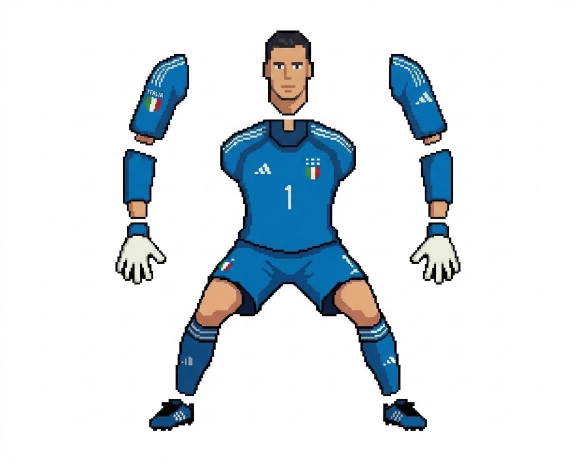
#> input picture SDCardContent/games/soccer/gfx/1793739452570.jpg, 1152 x 928 px (shown at 1/2 size); the run also reads 2 pictures not shown here
$ python gen_sprites.py
#> lines starting #> are read from the running program, lines starting #| are printed output that depends on the picture; after the words box and inside, x2 and y2 are one past the last pixel; in counts of white or black regions, pixels touching at a corner belong together
#!/usr/bin/env python3
"""Pixel-art sprite generator for the Soccer Penalty game.

Writes 16-bit RGB565 BMPs (BI_BITFIELDS) with pink (0xF81F) as the
transparent masking colour, matching the firmware BMP loader and
LoadSprite(..., 0, 0xf81f).

The whole scene (crowd, goal, grass) comes from the reference image
copilot_image_1785244428162.jpeg; the game's goal geometry below is
measured from that image so the drawn goal and the aiming area agree.

The keeper is reassembled as a skeleton from the reference drawing
(1793739452570.jpg), which ships with separated bones: torso+legs as one
piece, head, upper arms, forearms, gloves and shoes separate. The legs are
split at the crotch line into thigh and shin+shoe bones. Every bone is
rotated in Python so its joint-to-tip axis is straight DOWN, then padded so
the joint pixel is the exact sprite centre — the pivot DrawSprite rotates
around. The torso sprite is pivoted at its crotch point. Angles passed to
DrawSprite therefore directly give the bone direction in screen space (y
grows downward, positive = clockwise).

Run:  python3 gen_sprites.py
"""

import math
import os
import struct
from collections import deque

import numpy as np
from PIL import Image

HERE = os.path.dirname(os.path.abspath(__file__))

PINK = (255, 0, 255)  # masking colour

COL_NECK = (184, 133, 107)

# Not pure white: the rulebot finds the ball as the only solid white blob
# outside the goal rect, so gloves and grass stripes stay off-white.
COL_GLOVE = (216, 224, 236)
COL_GLOVE_DK = (180, 190, 204)
COL_GRASS_WHITE = (150, 205, 130)
COL_GOALNET = (198, 205, 214)


class Canvas:
    def __init__(self, w, h):
        self.w, self.h = w, h
        self.px = [[PINK for _ in range(w)] for _ in range(h)]

    def set(self, x, y, c):
        if 0 <= x < self.w and 0 <= y < self.h:
            self.px[y][x] = c

    def opaque(self, x, y):
        return 0 <= x < self.w and 0 <= y < self.h and self.px[y][x] != PINK

    def bbox(self):
        pts = [(x, y) for y in range(self.h) for x in range(self.w) if self.px[y][x] != PINK]
        xs = [p[0] for p in pts]
        ys = [p[1] for p in pts]
        return min(xs), min(ys), max(xs), max(ys)

    # [5 lines left out: function preview, not called in this run]


def part_canvas(pixels, mask):
    """Canvas holding a component's pixels, cropped to its bounding box."""
    ys, xs = np.nonzero(mask)
    if len(ys) == 0:
        return None
    y0, x0 = int(ys.min()), int(xs.min())
    c = Canvas(int(xs.max()) - x0 + 1, int(ys.max()) - y0 + 1)
    for y, x in zip(ys, xs):
        c.px[y - y0][x - x0] = tuple(int(v) for v in pixels[y, x])
    return c


def rescale(canvas, s):
    w = max(1, round(canvas.w * s))
    h = max(1, round(canvas.h * s))
    c = Canvas(w, h)
    for y in range(h):
        sy = min(canvas.h - 1, int(y / s))
        for x in range(w):
            sx = min(canvas.w - 1, int(x / s))
            c.px[y][x] = canvas.px[sy][sx]
    return c


def joint_down(canvas):
    """Rotate a bone about its joint so joint-to-tip points straight down.

    The joint is the midpoint of the topmost opaque row. Returns
    (canvas, joint_x, joint_y, length) with the joint at the exact canvas
    centre and the bone hanging below it.
    """
    x0, y0, x1, y1 = canvas.bbox()
    top_xs = [x for x in range(x0, x1 + 1) if canvas.opaque(x, y0)]
    jx, jy = (top_xs[0] + top_xs[-1]) / 2.0, float(y0)
    tip = max(((x, y) for y in range(canvas.h) for x in range(canvas.w)
               if canvas.opaque(x, y)), key=lambda p: (p[0] - jx) ** 2 + (p[1] - jy) ** 2)
    ang = math.pi / 2 - math.atan2(tip[1] - jy, tip[0] - jx)
    ca, sa = math.cos(ang), math.sin(ang)
    r = math.ceil(math.hypot(x1 - jx, y1 - jy)) + 1
    size = 2 * r + 1
    c = Canvas(size, size)
    cx, cy = float(r), float(r)
    for y in range(canvas.h):
        for x in range(canvas.w):
            col = canvas.px[y][x]
            if col == PINK:
                continue
            dx, dy = x - jx, y - jy
            nx = int(round(cx + ca * dx - sa * dy))
            ny = int(round(cy + sa * dx + ca * dy))
            if c.px[ny][nx] == PINK:
                c.px[ny][nx] = col
    length = int(round(math.hypot(tip[0] - jx, tip[1] - jy)))
    return c, length


def trim_tip(canvas, max_len):
    """Cut the bone short: anything farther than max_len from the joint."""
    cx, cy = canvas.w // 2, canvas.h // 2
    for y in range(canvas.h):
        for x in range(canvas.w):
            if canvas.px[y][x] != PINK and (x - cx) ** 2 + (y - cy) ** 2 > max_len ** 2:
                canvas.px[y][x] = PINK
    return recentre(canvas)


def recentre(canvas):
    """Crop to the content and pad so the joint pixel is the exact centre."""
    pts = [(x, y) for y in range(canvas.h) for x in range(canvas.w) if canvas.px[y][x] != PINK]
    if not pts:
        return canvas
    jx, jy = canvas.w // 2, canvas.h // 2
    r = max(max(abs(x - jx) for x, y in pts), max(abs(y - jy) for x, y in pts))
    c = Canvas(2 * r + 1, 2 * r + 1)
    for x, y in pts:
        c.px[y - jy + r][x - jx + r] = canvas.px[y][x]
    return c


def mirror(canvas):
    c = Canvas(canvas.w, canvas.h)
    for y in range(canvas.h):
        for x in range(canvas.w):
            c.px[y][canvas.w - 1 - x] = canvas.px[y][x]
    return c


def row_runs(mask_row):
    out, x = [], 0
    n = len(mask_row)
    while x < n:
        if mask_row[x]:
            s = x
            while x < n and mask_row[x]:
                x += 1
            out.append((s, x - 1))
        else:
            x += 1
    return out


def recolor(canvas, test, color):
    for y in range(canvas.h):
        for x in range(canvas.w):
            if canvas.px[y][x] != PINK and test(canvas.px[y][x]):
                canvas.px[y][x] = color


def leg_bone(pixels, rows, joint, tip, s, overrides=None):
    """Build a bone from mask `rows` (bool, full-image coords), rotating it
    about `joint` so joint->tip points straight down, and padding so the
    joint pixel is the canvas centre. Returns (canvas, length)."""
    ys, xs = np.nonzero(rows)
    ang = math.pi / 2 - math.atan2(tip[1] - joint[1], tip[0] - joint[0])
    ca, sa = math.cos(ang), math.sin(ang)
    pts = []
    r = 0.0
    for y, x in zip(ys, xs):
        dx, dy = s * (x - joint[0]), s * (y - joint[1])
        nx, ny = ca * dx - sa * dy, sa * dx + ca * dy
        col = overrides.get((y, x)) if overrides else None
        pts.append((nx, ny, col if col else tuple(int(v) for v in pixels[y, x])))
        r = max(r, abs(nx), abs(ny))
    r = int(math.ceil(r)) + 1
    c = Canvas(2 * r + 1, 2 * r + 1)
    cx = cy = float(r)
    for nx, ny, col in pts:
        ix, iy = int(round(cx + nx)), int(round(cy + ny))
        if c.px[iy][ix] == PINK:
            c.px[iy][ix] = col
    length = int(round(s * math.hypot(tip[0] - joint[0], tip[1] - joint[1])))
    return c, length


def load_keeper(scale_target):
#> called with scale_target = 50
    img = Image.open(os.path.join(HERE, "1793739452570.jpg")).convert("RGB")
#> img is the input picture: PIL image 1152x928 RGB; mean R, G, B 219, 226.6, 231.9
    a = np.array(img)
    h, w = a.shape[:2]
    idx = np.arange(h)[:, None]

    # Flood-fill the connected near-white background starting from the border.
    bg = np.all(a > 235, axis=2)
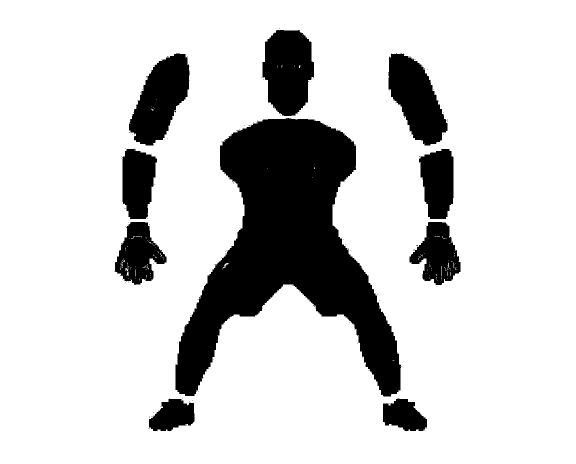
#> bg: shape (928, 1152) bool (shown at 1/2 size); 81.9% white; 141 black regions (131 under 20 px), largest, box (x1, y1, x2, y2) and area: (351, 236, 803, 793) 113908, (525, 60, 628, 232) 13839, (258, 107, 379, 291) 13398
    vis = np.zeros((h, w), bool)
    dq = deque()
    for x in range(w):
        for y in (0, h - 1):
            if bg[y, x] and not vis[y, x]:
                vis[y, x] = True
                dq.append((y, x))
#> vis: shape (928, 1152) bool; 0.22% white in thin lines or dots
    for y in range(h):
        for x in (0, w - 1):
            if bg[y, x] and not vis[y, x]:
                vis[y, x] = True
                dq.append((y, x))
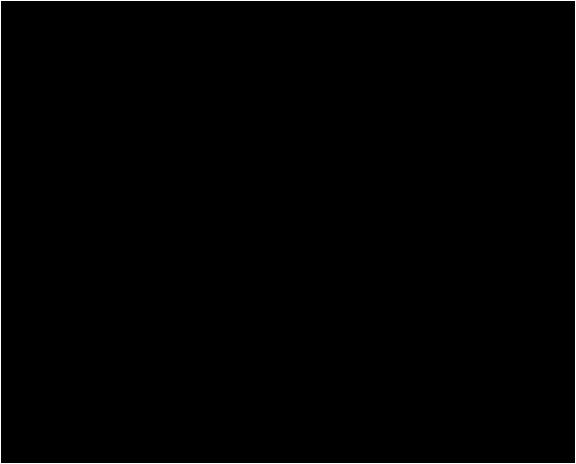
#> vis: shape (928, 1152) bool (shown at 1/2 size); 0.39% white in thin lines or dots
    while dq:
        y, x = dq.popleft()
        for dy, dx in ((1, 0), (-1, 0), (0, 1), (0, -1)):
            ny, nx = y + dy, x + dx
            if 0 <= ny < h and 0 <= nx < w and bg[ny, nx] and not vis[ny, nx]:
                vis[ny, nx] = True
                dq.append((ny, nx))
#> vis: shape (928, 1152) bool; 81.9% white; 138 black regions (128 under 20 px), largest, box (x1, y1, x2, y2) and area: (351, 236, 803, 793) 113966, (525, 60, 628, 232) 13862, (258, 107, 379, 291) 13412

    obj = ~vis
    lab = np.zeros((h, w), np.int32)
    cur = 0
    comps = {}
    for y in range(h):
        for x in range(w):
            if obj[y, x] and lab[y, x] == 0:
                cur += 1
                dq.append((y, x))
                lab[y, x] = cur
                while dq:
                    yy, xx = dq.popleft()
                    for dy, dx in ((1, 0), (-1, 0), (0, 1), (0, -1)):
                        ny, nx = yy + dy, xx + dx
                        if 0 <= ny < h and 0 <= nx < w and obj[ny, nx] and lab[ny, nx] == 0:
                            lab[ny, nx] = cur
                            dq.append((ny, nx))
                comps[cur] = int((lab == cur).sum())
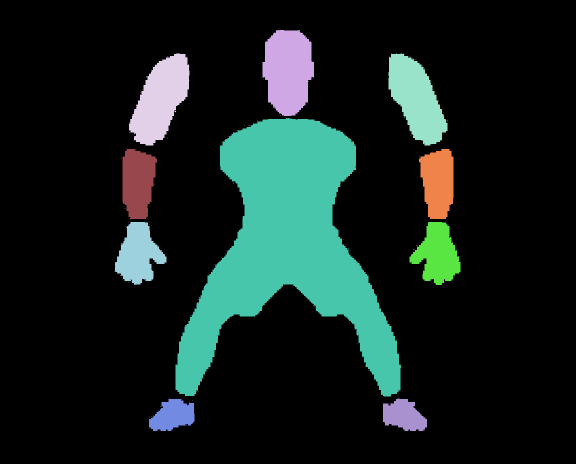
#> lab: shape (928, 1152) int32 (shown at 1/2 size); 145 distinct labels, from 0 to 144; one colour per label, 0 black

    order = [k for k in sorted(comps, key=lambda k: -comps[k]) if comps[k] > 1500]
    body_lbl, head_lbl = order[0], order[1]

    def ext(lbl):
        ys, xs = np.nonzero(lab == lbl)
        return int(xs.min()), int(xs.max()), int(ys.min()), int(ys.max())

    body_x0, body_x1, body_y0, body_y1 = ext(body_lbl)
    body_cx = (body_x0 + body_x1) / 2

    # The drawing ships arms as separate components; the shoes are separate
    # components BELOW the body (the socks end a few rows above them).
    arms = {lbl: ext(lbl) for lbl in order[2:] if ext(lbl)[3] < body_y1}
    shoe_lbls = [lbl for lbl in order[2:] if ext(lbl)[2] > body_y1 - 10]

    side_parts = {}
    for lbl, (x0, x1, y0, y1) in arms.items():
        cx = (x0 + x1) / 2
        side_parts.setdefault("L" if cx < body_cx else "R", []).append((lbl, y0, y1))
    parts = {}
    for side, lst in side_parts.items():
        lst.sort(key=lambda t: t[1])
        parts[side + "_up"] = lst[0][0]
        parts[side + "_fore"] = lst[1][0]
        parts[side + "_glove"] = lst[2][0]

    head_x0, head_x1, head_y0, head_y1 = ext(head_lbl)
    shoe_exts = {lbl: ext(lbl) for lbl in shoe_lbls}
    y_top = min([head_y0] + [e[2] for e in arms.values()])
    y_bot = max([body_y1] + [e[3] for e in shoe_exts.values()])
    s = scale_target / (y_bot - y_top + 1)

    def is_skin(p):
        r, g, b = (int(v) for v in p)
        return r > 120 and r - b > 25

    def is_blue(p):
        r, b = int(p[0]), int(p[2])
        return b > r + 25

    body_rows = lab == body_lbl
    # Hip line: first row (scanning down) where the body silhouette splits
    # into two separated leg runs; the gap midpoint is the crotch.
    hip_row, crotch_x = None, body_cx
    for y in range((body_y0 + body_y1) // 2, body_y1):
        r = row_runs(body_rows[y])
        if len(r) == 2 and r[1][0] - r[0][1] >= 6:
            hip_row = y
            crotch_x = (r[0][1] + r[1][0]) / 2
            break
    assert hip_row is not None, "no leg split found"

    # Knee line: where both legs switch to solid blue (the long socks) and
    # no skin pixels are left in the leg band.
    counts = {}
    for y in range(hip_row + 1, body_y1 + 1):
        pix = [a[y, x] for x in range(w) if body_rows[y, x]]
        counts[y] = (sum(1 for p in pix if is_blue(p)), sum(1 for p in pix if is_skin(p)))
    knee_row = next(y for y in range(hip_row + 40, body_y1 + 1)
                    if counts[y][0] >= 60 and counts[y][1] == 0
                    and counts.get(y + 4, (0, 1))[0] >= 60)

    legs = {}
    for side in ("L", "R"):
        leg_mask = body_rows & (idx >= hip_row)
        leg_mask &= (np.arange(w)[None, :] < crotch_x) if side == "L" \
            else (np.arange(w)[None, :] >= crotch_x)
        hr = row_runs(leg_mask[hip_row])
        hip_joint = (hr[0][0] + hr[-1][1]) / 2.0

        runs = row_runs(leg_mask[knee_row])
        knee = ((runs[0][0] + runs[-1][1]) / 2.0, float(knee_row))
        bottom = max(y for y in range(body_y1, knee_row, -1) if leg_mask[y].any())
        bruns = row_runs(leg_mask[bottom])

        thigh_mask = leg_mask & (idx < knee_row)
        th, len_thigh = leg_bone(a, thigh_mask, (hip_joint, float(hip_row)), knee, s)
        th_idle = math.atan2(hip_joint - knee[0], knee[1] - hip_row)

        shin_mask = leg_mask & (idx >= knee_row)

        def shoe_side_ok(lbl):
            cx = (shoe_exts[lbl][0] + shoe_exts[lbl][1]) / 2
            return cx < crotch_x if side == "L" else cx >= crotch_x

        shoe_lbl = next(lbl for lbl in shoe_lbls if shoe_side_ok(lbl))
        sx0, sx1, sy0, sy1 = shoe_exts[shoe_lbl]
        overrides = {}
        for y in range(bottom + 1, sy0):  # bridge the sock-sole / shoe-top gap
            for x in range(max(sx0, bruns[0][0]), min(sx1, bruns[-1][1]) + 1):
                shin_mask[y, x] = True
                overrides[(y, x)] = tuple(int(v) for v in a[sy0, x])
        shin_mask |= (lab == shoe_lbl)
        sruns = row_runs((lab == shoe_lbl)[sy1])
        tip = ((sruns[0][0] + sruns[-1][1]) / 2.0, float(sy1))
        sh, len_shin = leg_bone(a, shin_mask, knee, tip, s, overrides)
        sh_idle = math.atan2(knee[0] - tip[0], tip[1] - knee[1])
        legs[side] = dict(thigh=th, shin=sh, hip_joint=hip_joint,
                          len_thigh=len_thigh, len_shin=len_shin,
                          th_idle=th_idle, sh_idle=sh_idle)
#> this loop made 2 passes
#> pass 1, in load_keeper, `shin_mask |= (lab == shoe_lbl)`:
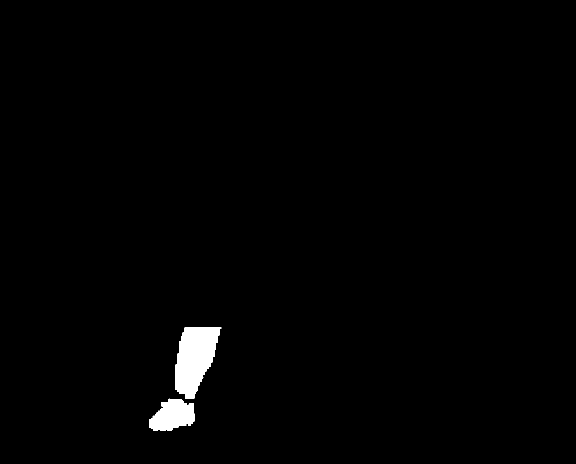
#> shin_mask: shape (928, 1152) bool (shown at 1/2 size); 1.2% white; 2 white regions, box (x1, y1, x2, y2) and area: (351, 655, 443, 797) 8645, (298, 797, 389, 862) 4171
#> after the loop:
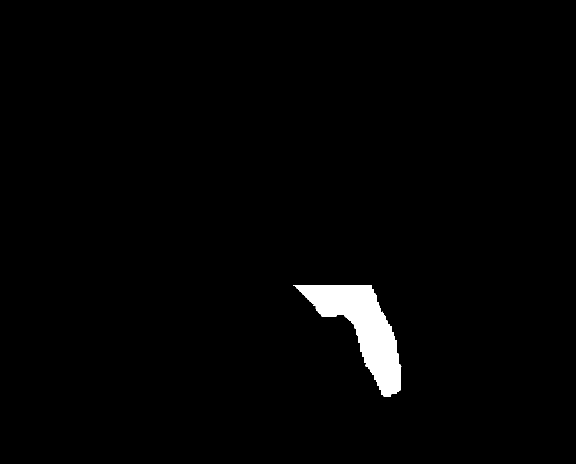
#> leg_mask: shape (928, 1152) bool (shown at 1/2 size); 1.7% white; 1 white region, box (x1, y1, x2, y2) and area: (587, 570, 803, 793) 18707
#> after the loop:
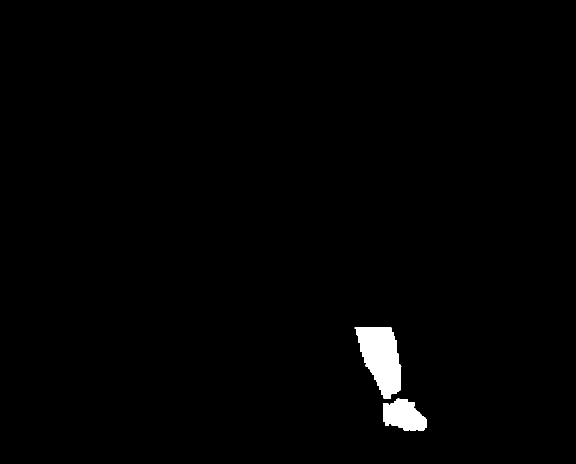
#> shin_mask: shape (928, 1152) bool (shown at 1/2 size); 1.2% white; 2 white regions, box (x1, y1, x2, y2) and area: (709, 655, 803, 797) 8522, (766, 797, 854, 862) 4066

    # Torso sprite: head + shirt + shorts top (the legs, including the
    # dangling shorts legs and socks, belong to the thigh/shin bones), neck
    # bridged; the pivot is the crotch point (hip line).
    torso_mask = (body_rows & (idx < hip_row)) | (lab == head_lbl)
    t_ys, t_xs = np.nonzero(torso_mask)
#> torso_mask: shape (928, 1152) bool; 8.4% white; 3 white regions (1 under 20 px), largest, box (x1, y1, x2, y2) and area: (412, 236, 741, 570) 76288, (525, 60, 628, 232) 13862
    my0, mx0 = int(t_ys.min()), int(t_xs.min())
    body = Canvas(int(t_xs.max()) - mx0 + 1, int(t_ys.max()) - my0 + 1)
    for y, x in zip(t_ys, t_xs):
        body.px[y - my0][x - mx0] = tuple(int(v) for v in a[y, x])
    head_ys = np.nonzero(lab == head_lbl)[0]
    head_xs = np.nonzero(lab == head_lbl)[1]
    torso_ys = np.nonzero(body_rows)[0]
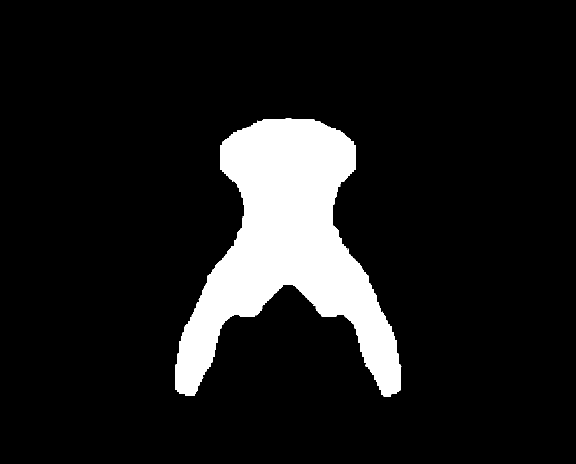
#> body_rows: shape (928, 1152) bool (shown at 1/2 size); 10.7% white; 1 white region, box (x1, y1, x2, y2) and area: (351, 236, 803, 793) 113962
    torso_xs = np.nonzero(body_rows)[1]
    hb, tt = int(head_ys.max()), int(torso_ys.min())
    hx0, hx1 = int(head_xs[head_ys == hb].min()), int(head_xs[head_ys == hb].max())
    tx0, tx1 = int(torso_xs[torso_ys == tt].min()), int(torso_xs[torso_ys == tt].max())
    for y in range(hb + 1, tt):
        t = (y - hb) / (tt - hb)
        for x in range(int(round(hx0 + (tx0 - hx0) * t)), int(round(hx1 + (tx1 - hx1) * t)) + 1):
            body.px[y - my0][x - mx0] = COL_NECK
    body = rescale(body, s)
#> (the rest of the program and of its run is left out)
